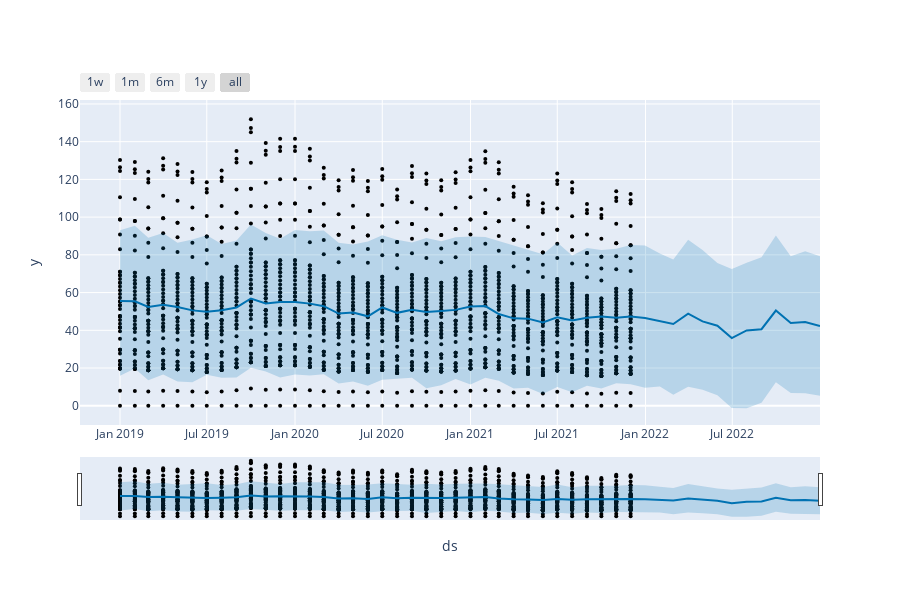

Write notebook code for a chart like this one.
### Code cell
plot_plotly(m5, predictions5)
